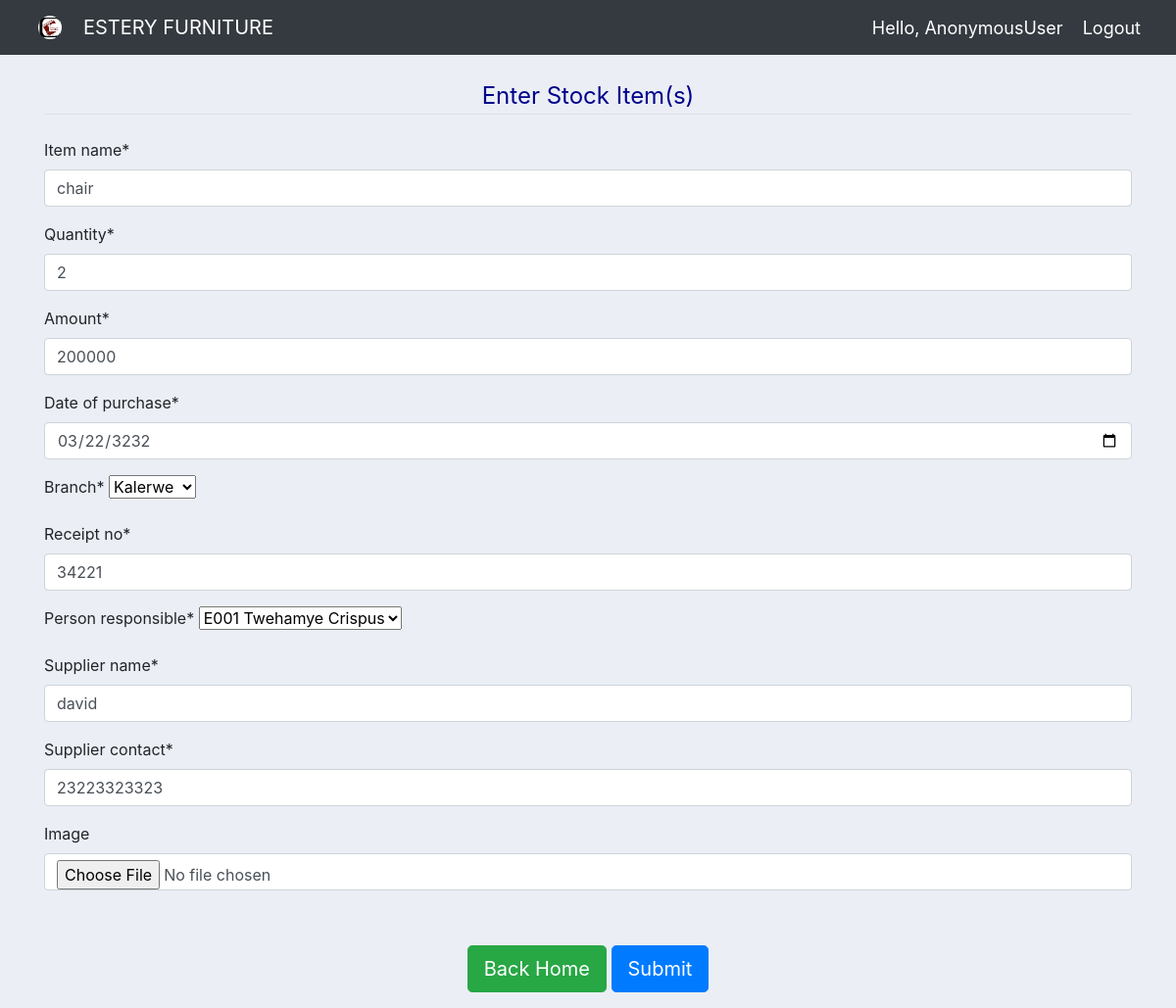
The app's page /update_purchase/1/ with its own data.
### estery_app/models.py (models this page shows)
class Purchase(models.Model):
    branch_choices =(("Kalerwe","Kalerwe"),("kireka","kireka"))
    item_name = models.CharField(max_length=300, null=False)
    quantity = models.PositiveIntegerField()
    amount = models.PositiveIntegerField()
    date_of_purchase = models.DateField()
    branch = models.CharField(max_length=30, null=False, choices = branch_choices)
    receipt_no = models.CharField(max_length=300)
    person_responsible = models.ForeignKey(Employee, on_delete=models.SET_DEFAULT, default=None, null=False)
    supplier_name = models.CharField(max_length=300, null=False)
    supplier_contact = models.PositiveIntegerField()
    image = models.ImageField(upload_to='images/%Y/%m/%d',blank=True)

### estery_app/views.py (the view)
# urls.py: path('update_purchase/<int:id>/', views.updatePurchase, name='update_purchase'),
def updatePurchase(request, id):
    purchase = Purchase.objects.get(id=id)
    form = PurchaseForm(instance=purchase)
    if request.method == "POST":
        form = PurchaseForm(request.POST, instance=purchase)
        if form.is_valid():
            form.save()
            return redirect('/')
    context = {'form': form }
    return render(request, 'create_purchase.html', context)

### estery_app/forms.py
class PurchaseForm(ModelForm):
    date_of_purchase = forms.DateField(widget=forms.widgets.DateInput(
        attrs={'type': 'date'})
    )
    class Meta:
        model = Purchase
        fields = '__all__'

### estery_app/models.py (called while the page is built)
    def __str__(self):
        return self.emp_id + " " +self.full_name

### estery_app/templates/create_purchase.html (shortened to what this page needs)
{% extends 'main.html' %}
{% load crispy_forms_tags %}
{% load static %}
{% block content  %}
    <link rel="stylesheet" href="{% static 'css/main.css' %}">
    <div class="container" >
    <br>
    <form method="POST"  action="" >
      <fieldset class="form-group">
            <legend class="border-bottom mb-4" style="color: darkblue; text-align: center;">Enter Stock Item(s)</legend>
            {{ form|crispy }}
        </fieldset><br>
        <div class="form-group" id="signup-button" align="center">
            <a class="btn btn-lg btn-success" href="{% url 'home' %}">Back Home</a>
            <button class="btn btn-lg btn-primary">Submit</button>
        </div>
    </form>
{% endblock content %}

### estery_app/static/css/main.css (style rules this page uses)
body { background-color: #ebeff5; }

### records on screen
Purchase: item_name "chair", quantity "2", amount "200000", date_of_purchase "03/22/3232", branch "Kalerwe", receipt_no "34221", person_responsible "E001 Twehamye Crispus", supplier_name "david", supplier_contact "23223323323"

### other values on screen
{{ request.user }} "AnonymousUser"
